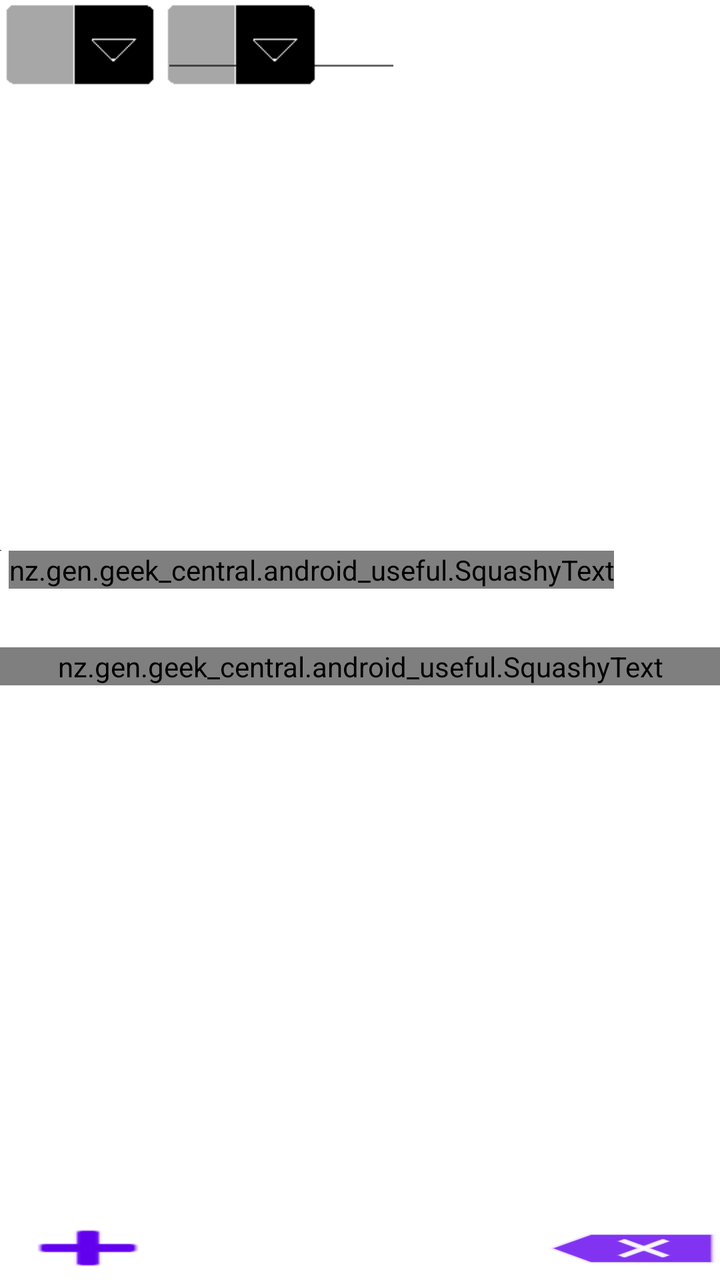
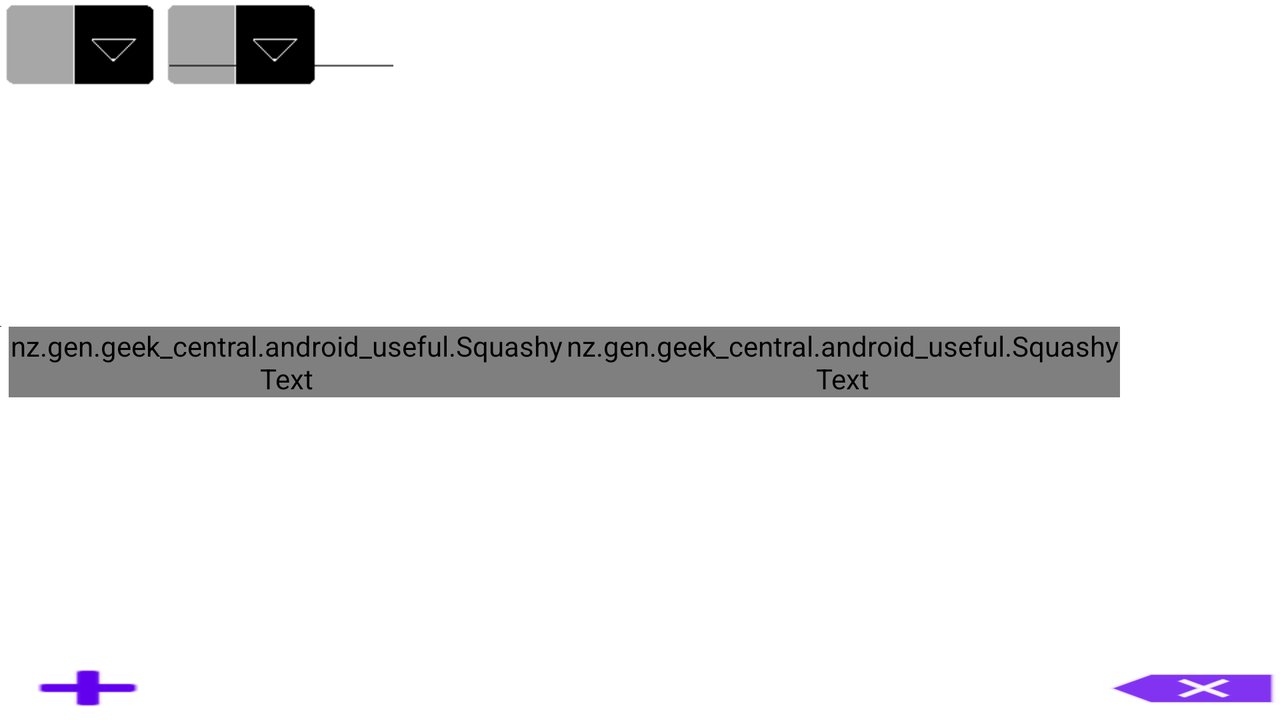

One screen, two layout resources from the same app: the default and the repository's alternative for another configuration. Each is rendered where Android would select it; the XML of both is given below.
<!-- AndroidManifest.xml: fallback theme Theme.MaterialComponents.DayNight.NoActionBar -->
<!-- res/layout/main.xml -->
<?xml version="1.0" encoding="utf-8"?>
<LinearLayout xmlns:android="http://schemas.android.com/apk/res/android"
    android:layout_width="match_parent"
    android:layout_height="match_parent"
    android:orientation="vertical"
>
    <LinearLayout
        android:layout_width="match_parent"
        android:layout_height="wrap_content"
        android:orientation="horizontal"
    >
        <Spinner
            android:id="@+id/show_prompt"
            android:layout_width="wrap_content"
            android:layout_height="wrap_content"
            style="@style/spinner_common"
        />
        <FrameLayout
            android:layout_width="wrap_content"
            android:layout_height="wrap_content"
        >
            <Spinner
                android:id="@+id/category_selector"
                android:layout_width="wrap_content"
                android:layout_height="wrap_content"
                style="@style/spinner_common"
            />
            <LinearLayout
                android:layout_width="match_parent"
                android:layout_height="wrap_content"
                android:orientation="horizontal"
            >
                <EditText
                    android:id="@+id/search_entry"
                    android:layout_width="120dp"
                    android:layout_height="wrap_content"
                    style="@style/text_opposite"
                    android:layout_weight="100"
                />
                <ProgressBar
                    style="@android:style/Widget.ProgressBar.Small"
                    android:id="@+id/progress"
                    android:layout_width="wrap_content"
                    android:layout_height="wrap_content"
                    android:layout_gravity="center_vertical"
                    android:visibility="invisible"
                />
            </LinearLayout>
        </FrameLayout>
    </LinearLayout>
    <ListView
        android:id="@+id/main_list"
        android:layout_width="match_parent"
        android:layout_height="0dp"
        android:layout_weight="40"
    />
    
    <TextView
        android:id="@+id/main_list_empty"
        android:layout_height="0dp"
        android:layout_width="match_parent"
        android:layout_weight="40"
        android:visibility="gone"
    />
    <View
        android:layout_width="match_parent"
        android:layout_height="5dp"
        android:background="@drawable/hor_divider"
    />
    <LinearLayout
        android:layout_width="match_parent"
        android:layout_height="0dp"
        android:orientation="vertical"
        android:layout_weight="60"
    >
        <LinearLayout
            android:layout_width="match_parent"
            android:layout_height="wrap_content"
            android:orientation="horizontal"
        >
            <TextView
                android:id="@+id/big_literal"
                android:layout_width="wrap_content"
                android:layout_height="wrap_content"
                android:text=""
                style="@style/text_big"
            />
            <TextView
                android:layout_width="wrap_content"
                android:layout_height="wrap_content"
                android:text=" "
                style="@style/text_common"
            />
            <nz.gen.geek_central.android_useful.SquashyText
                android:id="@+id/details"
                android:layout_width="wrap_content"
                android:layout_height="wrap_content"
                android:text=""
                style="@style/text_common"
            />
        </LinearLayout>
        <LinearLayout
            android:layout_width="match_parent"
            android:layout_height="wrap_content"
            android:orientation="horizontal"
        >
            <nz.gen.geek_central.android_useful.SquashyText
                android:id="@+id/category"
                android:layout_width="200dp"
                android:layout_height="wrap_content"
                style="@style/text_common"
                android:layout_weight="100"
            />
        </LinearLayout>
        <ListView
            android:id="@+id/names_list"
            android:layout_width="match_parent"
            android:layout_height="10dp"
            android:layout_weight="40"
        />
        <ListView
            android:id="@+id/like_list"
            android:layout_width="match_parent"
            android:layout_height="10dp"
            android:layout_weight="60"
        />
    </LinearLayout>
    <LinearLayout
        android:layout_width="match_parent"
        android:layout_height="wrap_content"
        android:orientation="horizontal"
    >
        <Button
            android:id="@+id/add_char"
            android:layout_width="wrap_content"
            android:layout_height="32dp"
            android:background="@android:drawable/ic_input_add"
            style="@style/button_common"
        />
        <TextView
            android:id="@+id/collected_text"
            android:layout_width="wrap_content"
            android:layout_height="wrap_content"
            android:text=""
            android:layout_weight="100"
            style="@style/text_common"
        />
        <Button
            android:id="@+id/delete_char"
            android:layout_width="wrap_content"
            android:layout_height="32dp"
            android:background="@android:drawable/ic_input_delete"
            style="@style/button_common"
        />
    </LinearLayout>
</LinearLayout>
<!-- resources referenced by this layout -->
<resources>
  <!-- drawable hor_divider: png bitmap (drawable-hdpi, 150 bytes) -->
  <style name="button_common" parent="text_common">
          <item name="android:textColor">@android:color/primary_text_light</item>
      </style>
  <style name="spinner_common">
          <item name="android:background">@drawable/spinner_bg</item>
          
      </style>
  <style name="text_big" parent="text_common">
          <item name="android:textSize">36sp</item>
      </style>
  <style name="text_common" parent="@android:style/TextAppearance.Medium">
          <item name="android:textColor">@android:color/primary_text_dark</item>
      </style>
  <!-- drawable spinner_bg: png bitmap (drawable-hdpi, 468 bytes) -->
</resources>
<!-- res/layout-land/main.xml (the repository's variant of the layout above) -->
<!-- drawn on the phone turned sideways -->
<?xml version="1.0" encoding="utf-8"?>
<LinearLayout xmlns:android="http://schemas.android.com/apk/res/android"
    android:layout_width="match_parent"
    android:layout_height="match_parent"
    android:orientation="vertical"
>
    <LinearLayout
        android:layout_width="match_parent"
        android:layout_height="wrap_content"
        android:orientation="horizontal"
    >
        <Spinner
            android:id="@+id/show_prompt"
            android:layout_width="wrap_content"
            android:layout_height="wrap_content"
            style="@style/spinner_common"
        />
        <FrameLayout
            android:layout_width="wrap_content"
            android:layout_height="wrap_content"
        >
            <Spinner
                android:id="@+id/category_selector"
                android:layout_width="wrap_content"
                android:layout_height="wrap_content"
                style="@style/spinner_common"
            />
            <LinearLayout
                android:layout_width="match_parent"
                android:layout_height="wrap_content"
                android:orientation="horizontal"
            >
                <EditText
                    android:id="@+id/search_entry"
                    android:layout_width="120dp"
                    android:layout_height="wrap_content"
                    style="@style/text_opposite"
                    android:layout_weight="100"
                />
                <ProgressBar
                    style="@android:style/Widget.ProgressBar.Small"
                    android:id="@+id/progress"
                    android:layout_width="wrap_content"
                    android:layout_height="wrap_content"
                    android:layout_gravity="center_vertical"
                    android:visibility="invisible"
                />
            </LinearLayout>
        </FrameLayout>
    </LinearLayout>
    <ListView
        android:id="@+id/main_list"
        android:layout_width="match_parent"
        android:layout_height="0dp"
        android:layout_weight="40"
    />
    
    <TextView
        android:id="@+id/main_list_empty"
        android:layout_height="0dp"
        android:layout_width="match_parent"
        android:layout_weight="40"
        android:visibility="gone"
    />
    <View
        android:layout_width="match_parent"
        android:layout_height="5dp"
        android:background="@drawable/hor_divider"
    />
    <LinearLayout
        android:layout_width="match_parent"
        android:layout_height="0dp"
        android:orientation="vertical"
        android:layout_weight="60"
    >
        <LinearLayout
            android:layout_width="match_parent"
            android:layout_height="wrap_content"
            android:orientation="horizontal"
        >
            <TextView
                android:id="@+id/big_literal"
                android:layout_width="wrap_content"
                android:layout_height="wrap_content"
                android:text=""
                style="@style/text_big"
            />
            <TextView
                android:layout_width="wrap_content"
                android:layout_height="wrap_content"
                android:text=" "
                style="@style/text_common"
            />
            <nz.gen.geek_central.android_useful.SquashyText
                android:id="@+id/details"
                android:layout_width="200dp"
                android:layout_height="wrap_content"
                android:text=""
                style="@style/text_common"
                android:layout_weight="100"
            />
            <nz.gen.geek_central.android_useful.SquashyText
                android:id="@+id/category"
                android:layout_width="200dp"
                android:layout_height="wrap_content"
                style="@style/text_common"
                android:layout_weight="100"
            />
            <Button
                android:id="@+id/show_category"
                android:layout_width="80dp"
                android:layout_height="wrap_content"
                android:text="@string/show"
                style="@style/button_common"
                android:visibility="invisible"
            />
        </LinearLayout>
        <ListView
            android:id="@+id/names_list"
            android:layout_width="match_parent"
            android:layout_height="10dp"
            android:layout_weight="40"
        />
        <ListView
            android:id="@+id/like_list"
            android:layout_width="match_parent"
            android:layout_height="10dp"
            android:layout_weight="60"
        />
    </LinearLayout>
    <LinearLayout
        android:layout_width="match_parent"
        android:layout_height="wrap_content"
        android:orientation="horizontal"
    >
        <Button
            android:id="@+id/add_char"
            android:layout_width="wrap_content"
            android:layout_height="32dp"
            android:background="@android:drawable/ic_input_add"
            style="@style/button_common"
        />
        <TextView
            android:id="@+id/collected_text"
            android:layout_width="wrap_content"
            android:layout_height="wrap_content"
            android:text=""
            android:layout_weight="100"
            style="@style/text_common"
        />
        <Button
            android:id="@+id/delete_char"
            android:layout_width="wrap_content"
            android:layout_height="32dp"
            android:background="@android:drawable/ic_input_delete"
            style="@style/button_common"
        />
    </LinearLayout>
</LinearLayout>
<!-- resources referenced by the variant -->
<!-- as the phone turned sideways resolves them -->
<resources>
  <!-- drawable hor_divider: png bitmap (drawable-hdpi, 150 bytes) -->
  <string name="show">Show</string>
  <style name="button_common" parent="text_common">
          <item name="android:textColor">@android:color/primary_text_light</item>
      </style>
  <style name="spinner_common">
          <item name="android:background">@drawable/spinner_bg</item>
          
      </style>
  <style name="text_big" parent="text_common">
          <item name="android:textSize">36sp</item>
      </style>
  <style name="text_common" parent="@android:style/TextAppearance.Medium">
          <item name="android:textColor">@android:color/primary_text_dark</item>
      </style>
  <!-- drawable spinner_bg: png bitmap (drawable-hdpi, 468 bytes) -->
</resources>
